Frame 1 (no input): blank canvas, image omitted
Frame 60 (no input): blank canvas, image omitted
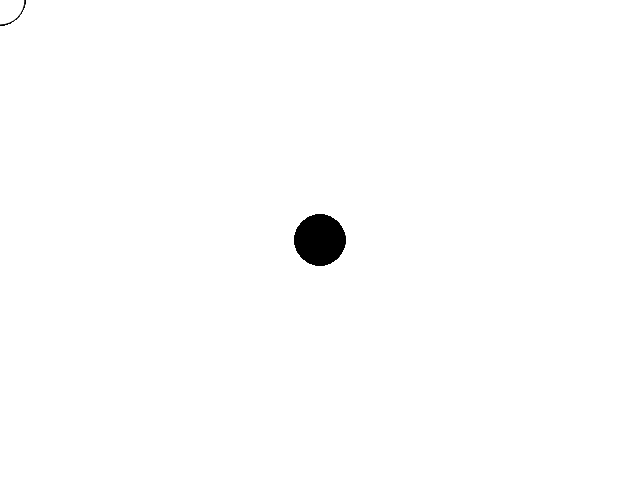
Frame 120 (the mouse pressed at the canvas centre since frame 60)

The p5.js sketch whose frames 1 and 60 were blank and that drew this single picture after the mouse press (run headless with seeded random() and noise() and a simulated clock; from frame 60 on, the mouse is pressed at the canvas centre):

// p5.js sketch
// ── sketch.js
function setup() {
  createCanvas(640, 480);
}

function draw() {
  if (mouseIsPressed) {
    fill(0);
  } else {
    fill(255);
  }
  ellipse(mouseX, mouseY, 50, 50);
}
